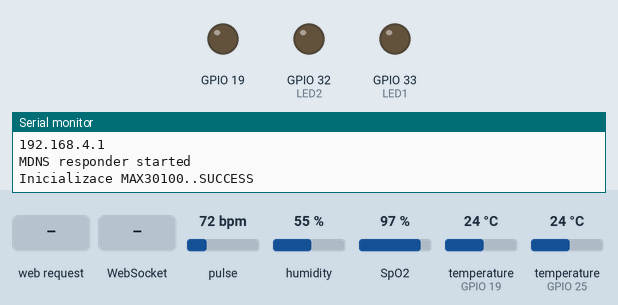
Simulated run of this program. Board: ESP32. On the bench: output pins drawn as LEDs (lit = HIGH), the last lines printed to the serial monitor. The inputs (shaded band) are chosen by the test bench; at power-on: pulse 72 bpm, humidity 55 %, SpO2 97 %, temperature (sensors on GPIO 19, GPIO 25) 24 °C.

Above: at 1.2 s.
1.3 s: HTTP request GET /led1/on received
At 1.7 s:
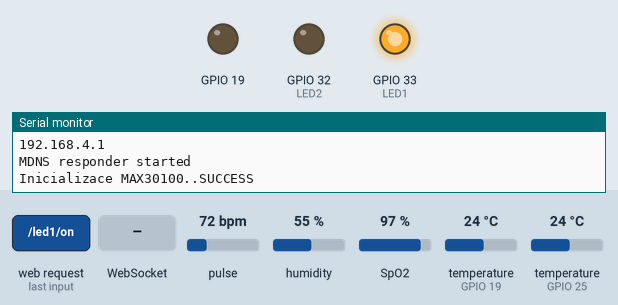
2.8 s: WebSocket text "1" received
At 4.0 s:
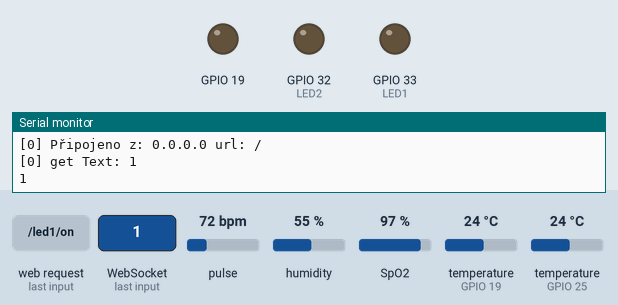
Timing chart, 0 to 5.8 s (numbered marks = the images above; inputs shaded):
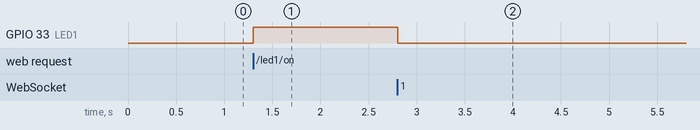

The program:

main.cpp
```cpp
#include <WiFi.h>
#include <ESPmDNS.h>
#include <WebSocketsServer.h>
#include <DallasTemperature.h>
#include "MAX30100_PulseOximeter.h"
#include <OneWire.h>
#include <Wire.h>
#include <ArduinoJson.h>
#include <DHT.h>
#include <Ticker.h>
#define DS18B20 19
#define DHTPIN 25
#define LED1 33
#define LED2 32
#define DHTTYPE DHT11

DHT dht(DHTPIN, DHTTYPE);
OneWire oneWire(DS18B20);
DallasTemperature sensors(&oneWire);
PulseOximeter pox;

void send_sensor();

Ticker timer;

char webpage[] PROGMEM = R"=====(
<!DOCTYPE html>
<html>
<script>
var connection = new WebSocket('ws://'+location.hostname+':81/');
var button_1_status = 0;
var button_2_status = 0;
var temp_data = 0;
var hum_data = 0;
var bpm_data = 0;
var SpO2_data = 0;
var bodytemperature_data = 0;
connection.onmessage = function(event){
  var full_data = event.data;
  console.log(full_data);
  var data = JSON.parse(full_data);
  temp_data = data.temp;
  hum_data = data.hum;
  var bpm_data = data.bpm;
  var SpO2_data = data.SpO2;
  var bodytemperature_data = data.bodytemperature;
  document.getElementById("temp_meter").value = temp_data;
  document.getElementById("temp_value").innerHTML = temp_data;
  document.getElementById("hum_meter").value = hum_data;
  document.getElementById("hum_value").innerHTML = hum_data;
  document.getElementById("bpm_meter").value = bpm_data;
  document.getElementById("bpm_value").innerHTML = bpm_data;
  document.getElementById("SpO2_meter").value = SpO2_data;
  document.getElementById("SpO2_value").innerHTML = SpO2_data;
  document.getElementById("bodytemperature_meter").value = bodytemperature_data;
  document.getElementById("bodytemperature_value").innerHTML = bodytemperature_data;
}
function button_1_on()
{
   button_1_status = 1;
  console.log("LED 1 is ON");
  send_data();
}
function button_1_off()
{
  button_1_status = 0;
console.log("LED 1 is OFF");
send_data();
}
function button_2_on()
{
   button_2_status = 1;
  console.log("LED 2 is ON");
  send_data();
}
function button_2_off()
{
  button_2_status = 0;
console.log("LED 2 is OFF");
send_data();
}
function send_data()
{
  var full_data = '{"LED1" :'+button_1_status+',"LED2":'+button_2_status+'}';
  connection.send(full_data);
}
</script>
<body>
<center>
<h1>Systém pro monitorovaní zdravotního stavu pacienta</h1>
<h3> LED 1 </h3>
<button onclick= "button_1_on()" >On</button><button onclick="button_1_off()" >Off</button>
<h3> LED 2 </h3>
<button onclick="button_2_on()">On</button><button onclick="button_2_off()">Off</button>
</center>
<div style="text-align: center;">
<h3>Teplota</h3><meter value="2" min="0" max="100" id="temp_meter"> </meter><h3 id="temp_value" style="display: inline-block;"> 2 </h3>
<h3>Vlhkost</h3><meter value="2" min="0" max="100" id="hum_meter"> </meter><h3 id="hum_value" style="display: inline-block;"> 2 </h3>
<h3>Tep</h3><meter value="2" min="0" max="100" id="bpm_meter"> </meter><h3 id="bpm_value" style="display: inline-block;"> 2 </h3>
<h3>Kyslík</h3><meter value="2" min="0" max="100" id="SpO2_meter"> </meter><h3 id="SpO2_value" style="display: inline-block;"> 2 </h3>
<h3>Teplota těla</h3><meter value="2" min="0" max="100" id="bodytemperature_meter"> </meter><h3 id="bodytemperature_value" style="display: inline-block;"> 2 </h3>
</body>
</html>
)=====";

#include <ESPAsyncWebServer.h>

AsyncWebServer server(80);
WebSocketsServer websockets(81);

void notFound(AsyncWebServerRequest *request)
{
  request->send(404, "text/plain", "Page Not found");
}

void webSocketEvent(uint8_t num, WStype_t type, uint8_t *payload, size_t length)
{

  switch (type)
  {
  case WStype_DISCONNECTED:
    Serial.printf("[%u] Odpojeno!\n", num);
    break;
  case WStype_CONNECTED:
  {
    IPAddress ip = websockets.remoteIP(num);
    Serial.printf("[%u] Připojeno z: %d.%d.%d.%d url: %s\n", num, ip[0], ip[1], ip[2], ip[3], payload);
  }
  break;
  case WStype_TEXT:
    Serial.printf("[%u] get Text: %s\n", num, payload);
    String message = String((char *)(payload));
    Serial.println(message);

    DynamicJsonDocument doc(200);
    DeserializationError error = deserializeJson(doc, message);
    if (error)
    {
      Serial.print("deserializeJson() failed: ");
      Serial.println(error.c_str());
      return;
    }

    int LED1_status = doc["LED1"];
    int LED2_status = doc["LED2"];
    digitalWrite(LED1, LED1_status);
    digitalWrite(LED2, LED2_status);
  }
}

void onBeatDetected()
{
  Serial.println("Beat!");
}

void setup(void)
{
  Serial.begin(115200);
  pinMode(LED1, OUTPUT);
  pinMode(LED2, OUTPUT);
  dht.begin();

  WiFi.softAP("kontrola", "");
  Serial.println("softap");
  Serial.println("");
  Serial.println(WiFi.softAPIP());

  if (MDNS.begin("ESP"))
  { //esp.local/
    Serial.println("MDNS responder started");

    pinMode(19, OUTPUT);
    Serial.print("Inicializace MAX30100..");

    if (!pox.begin())
    {
      Serial.println("FAILED");
      for (;;)
        ;
    }
    else
    {
      Serial.println("SUCCESS");
      pox.setOnBeatDetectedCallback(onBeatDetected);
    }
    pox.setIRLedCurrent(MAX30100_LED_CURR_7_6MA);
  }

  server.on("/", [](AsyncWebServerRequest *request) {
    request->send_P(200, "text/html", webpage);
  });

  server.on("/led1/on", HTTP_GET, [](AsyncWebServerRequest *request) {
    digitalWrite(LED1, HIGH);
    request->send_P(200, "text/html", webpage);
  });

  server.onNotFound(notFound);

  server.begin();
  websockets.begin();
  websockets.onEvent(webSocketEvent);
  timer.attach(2, send_sensor);
}

void loop(void)
{
  websockets.loop();
}

void send_sensor()
{
  pox.update();
  sensors.requestTemperatures();
  float h = dht.readHumidity();
  float t = dht.readTemperature();
  float BPM = pox.getHeartRate();
  float SpO2 = pox.getSpO2();
  float bodytemperature = sensors.getTempCByIndex(0);

  if (isnan(h) || isnan(t))
  {
    Serial.println(F("Nepodařilo se číst z DHT senzoru"));
    return;
  }
  if (isnan(BPM) || isnan(SpO2))
  {
    Serial.println(F("Nepodařilo se číst z MAX30100 senzoru"));
    return;
  }
  String JSON_Data = "{\"temp\":";
  JSON_Data += t;
  JSON_Data += ",\"hum\":";
  JSON_Data += h;
  JSON_Data += ",\"tep\":";
  JSON_Data += BPM;
  JSON_Data += ",\"ox\":";
  JSON_Data += SpO2;
  JSON_Data += ",\"bodytemp\":";
  JSON_Data += bodytemperature;
  JSON_Data += "}";
  Serial.println(JSON_Data);
  websockets.broadcastTXT(JSON_Data);
}
```

Measured:
- after the input at 1.3 s, GPIO 33 (LED1): LOW → HIGH at once
- after the input at 2.8 s, GPIO 33 (LED1): HIGH → LOW at once
